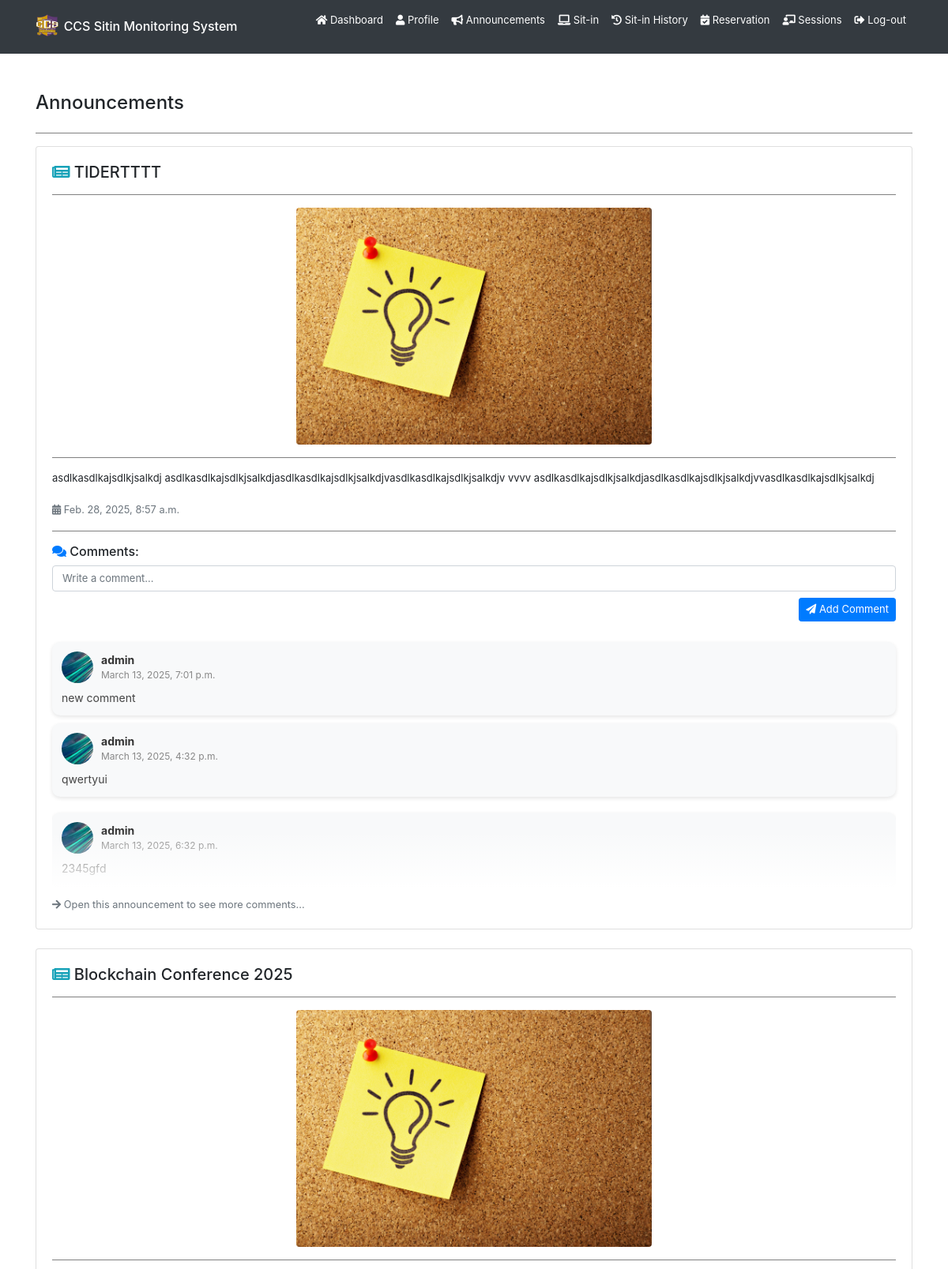
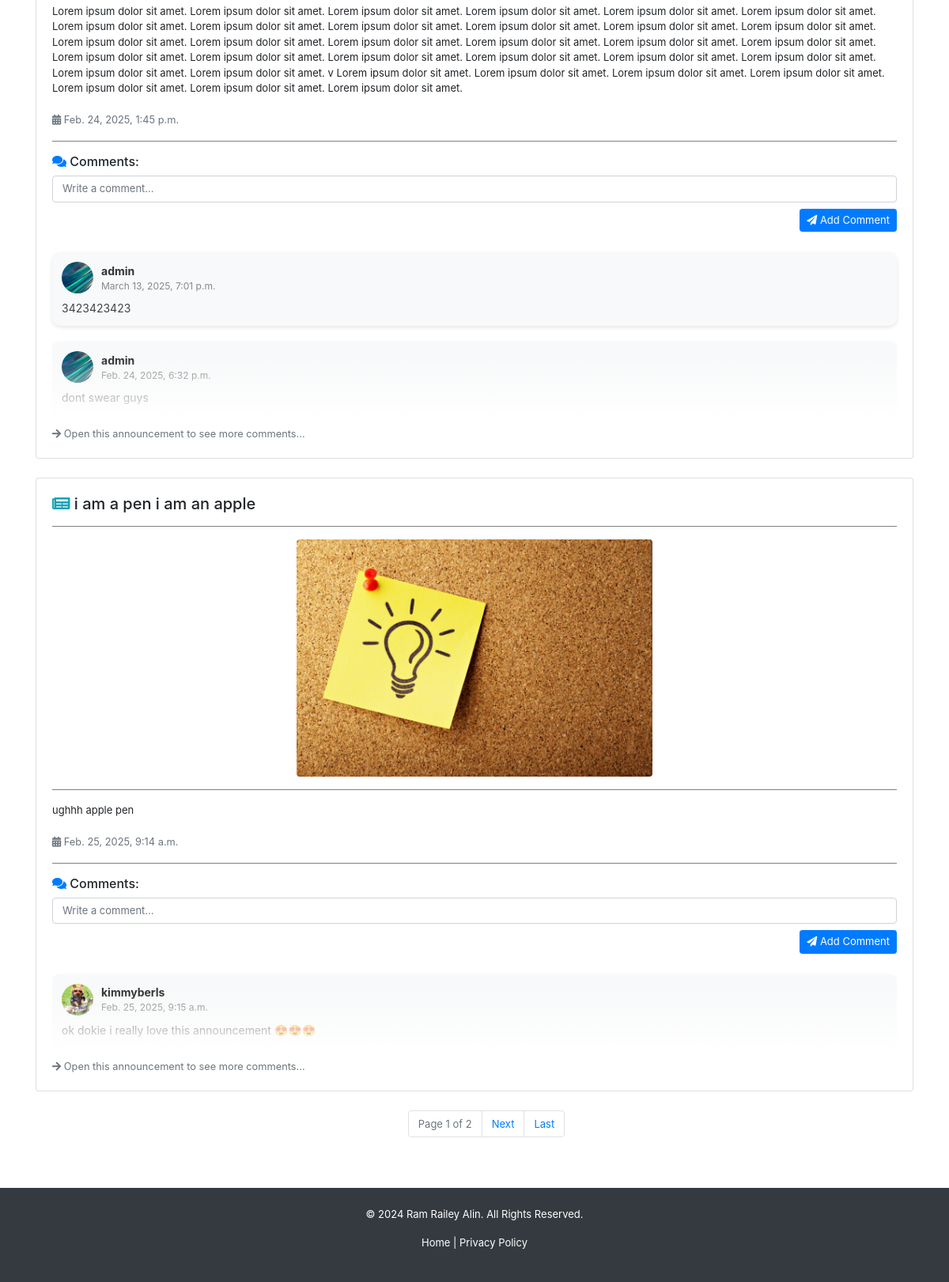
Page /announcements/ (signed in) on the committed database (2 pictures, top to bottom).
### backend/models.py (models this page shows, shortened)
class Announcement(models.Model):
    title = models.CharField(max_length=255, blank=True, null=True)
    content = models.TextField(blank=True, null=True)
    image = models.ImageField(upload_to="announcements/", default="announcements/announcement.jpg", blank=True, null=True)
    date = models.DateTimeField(auto_now_add=True)
    updated_at = models.DateTimeField(auto_now=True)
    superuser = models.ForeignKey(User, on_delete=models.CASCADE, limit_choices_to={'is_superuser': True})

class AnnouncementComment(models.Model):
    comment = models.TextField(blank=True, null=True)
    date = models.DateTimeField(auto_now_add=True)
    updated_at = models.DateTimeField(auto_now=True)
    announcement = models.ForeignKey(Announcement, on_delete=models.CASCADE)
    user = models.ForeignKey(User, on_delete=models.CASCADE)

class Registration(models.Model):
    idno = models.IntegerField(primary_key=True)
    lastname = models.CharField(max_length=80, null=True, blank=True)
    firstname = models.CharField(max_length=80, null=True, blank=True)
    middlename = models.CharField(max_length=80, null=True, blank=True)
    course = models.CharField(max_length=80, choices=COURSE_CHOICES, null=True, blank=True)
    level = models.IntegerField(null=True, choices=LEVEL_CHOICES, blank=True)
    email = models.EmailField(max_length=80, null=True, blank=True)
    address = models.CharField(max_length=255, null=True, blank=True)
    sessions = models.IntegerField(default=30, null=True, blank=True)
    profilepicture_og = models.ImageField(upload_to="profiles/", default="profiles/default.jpg", blank=True, null=True)
    profilepicture_lg = models.ImageField(upload_to="profiles/", default="profiles/default_lg.jpg", blank=True, null=True)
    profilepicture_md = models.ImageField(upload_to="profiles/", default="profiles/default_md.jpg", blank=True, null=True)
    profilepicture_sm = models.ImageField(upload_to="profiles/", default="profiles/default_sm.jpg", blank=True, null=True)
    profiledescription = models.TextField(blank=True, null=True)
    username = models.OneToOneField(User, on_delete=models.CASCADE)

### backend/views.py (the view)
# urls.py: path('announcements/', views.announcements, name='user-announcements'),
@login_required
def announcements(request):
    if request.user.is_authenticated:
        announcements = Announcement.objects.all().order_by('-updated_at')
        announcementcomments = {}
        for announcement in announcements:
            comment = list(AnnouncementComment.objects.filter(announcement=announcement).order_by('-updated_at')[:5])
            announcementcomments[announcement.id] = comment
        paginator = Paginator(announcements, 3)
        page_number = request.GET.get('page')
        page_obj = paginator.get_page(page_number)
        try:
            register = Registration.objects.get(username=request.user)
        except Registration.DoesNotExist:
            register = request.user
        return render(request, 'backend/pages/announcements.html', context={'announcements': page_obj, 'announcementcomments': announcementcomments, 'register': register} )
    return redirect('/')

### backend/templatetags/custom_filters.py (called while the page is built)
@register.filter
def get_item(dictionary, key):
    return dictionary.get(key, [])

### backend/templates/backend/pages/announcements.html (shortened to what this page needs)
{% extends 'backend/base.html' %}
{% load static %}
{% load custom_filters %}
{% block content %}
<div class="container mt-5">
    <div class="d-flex align-items-center mb-4">
        <h4 class="m-0">Announcements</h4>
    </div>
    <hr>
    {% for announcement in announcements %}
    <div id="announcement-body" class="card mb-4 announcement-card shadow-sm">
        <div class="card-body">
            <h5 class="announcement-title">
                <i class="fas fa-newspaper text-info"></i> {{ announcement.title }}
            </h5>
            <hr>
            {% if announcement.image %}
            <div class="text-center">
                <img src="{{ announcement.image.url }}" alt="Announcement Image" class="img-fluid rounded" style="max-height: 300px; object-fit: cover;">
            </div>
            <hr>
            {% endif %}
            <p>{{ announcement.content }}</p>
            <small class="text-muted">
                <i class="fas fa-calendar-alt"></i> {{ announcement.date }}
            </small>
            <hr>
            <div>
                <h6><i class="fas fa-comments text-primary"></i> Comments:</h6>
                <form id="comment-form-{{ announcement.id }}">
                    <div class="form-group">
                        <textarea class="form-control comment-box" rows="1" placeholder="Write a comment..." style="resize: none; overflow-y: hidden;"
                        oninput="this.style.height = ''; this.style.height = this.scrollHeight + 'px'"
                        required></textarea>
                        <button type="button"
                            onclick="PostComment(this.parentElement.parentElement, '{{ announcement.id }}', '{{ csrf_token }}')"
                            class="btn btn-sm btn-primary float-right mt-2">
                            <i class="fas fa-paper-plane"></i> Add Comment
                        </button>
                    </div>
                </form>
                {% with announcement.announcementcomment_set.all as related_comments %}
                {% if related_comments %}
                    {% for comment in announcementcomments|get_item:announcement.id %}
                    {% if forloop.last %}
                    <div class="fade-wrapper">
                    {% endif %}
                        <div class="comment-card">
                            <div class="comment-header">
                                <img src="{{ comment.user.registration.profilepicture_sm.url }}" alt="Profile Picture"
                                    class="comment-pic">
                                <div class="comment-user-info">
                                    <strong>{{ comment.user.username }}</strong>
                                    <span class="comment-date">{{ comment.date }}</span>
                                </div>
                            </div>
                            <div class="comment-body">
                                <p>{{ comment.comment }}</p>
                            </div>
                        </div>
                    {% if forloop.last %}
                    </div>
                    {% endif %}
                    {% endfor %}
                    <a href="{% url 'user-announcement' announcement.id %}" class="small text-muted">
                        <i class="fas fa-arrow-right"></i> Open this announcement to see more comments...
                    </a>
                {% else %}
                <p class="text-muted"><i class="fas fa-info-circle"></i> No comments yet.</p>
                {% endif %}
                {% endwith %}
            </div>
        </div>
    </div>
    {% empty %}
    <div class="card p-3 shadow-sm">
        <h5 class="text-muted"><i class="fas fa-exclamation-circle"></i> No announcements available.</h5>
    </div>
    {% endfor %}
    <div class="pagination mt-3 d-flex flex-column justify-content-center">
        <nav aria-label="Announcements pagination">
            <ul class="pagination justify-content-center">
                <li class="page-item disabled">
                    <span class="page-link">Page {{ announcements.number }} of {{ announcements.paginator.num_pages }}</span>
                </li>
                {% if announcements.has_next %}
                <li class="page-item">
                    <a class="page-link" href="?page={{ announcements.next_page_number }}">Next</a>
                </li>
                <li class="page-item">
                    <a class="page-link" href="?page={{ announcements.paginator.num_pages }}">Last</a>
                </li>
                {% endif %}
            </ul>
        </nav>
    </div>
</div>
{% endblock %}

### backend/static/backend/css/styles.css (style rules this page uses)
* { box-sizing: border-box; padding: 0; margin: 0; }
li { text-decoration: none; }
p { font-size: small; }
button { font-size: small; }
.btn { font-size: small; }
form { display: flex; flex-direction: column; row-gap: 10px; }
hr { width: 100%; border: none; border-top: 1px solid gray; }
ul { font-size: small; margin-left: 30px; }
.comment-card { background: #f8f9fa; border-radius: 10px; padding: 12px; margin: 10px 0; display: flex; flex-direction: column; box-shadow: 0 2px 5px rgba(0, 0, 0, 0.1); }
.comment-header { display: flex; align-items: center; margin-bottom: 8px; }
.comment-pic { width: 40px; height: 40px; border-radius: 50%; object-fit: cover; margin-right: 10px; }
.comment-user-info { display: flex; flex-direction: column; }
.comment-user-info strong { font-size: 14px; color: #333; }
.comment-date { font-size: 12px; color: #888; }
.comment-body p { font-size: 14px; margin: 0; color: #444; }
input[type="text"], input[type="email"], input[type="password"], input[type="number"], input[type="search"], input[type="tel"], input[type="url"], input[type="date"], input[type="datetime-local"], input[type="month"], input[type="week"], input[type="time"], textarea, select { font-size: small !important; }

### backend/templates/backend/pages/announcements.html (style rules this page uses)
.fade-wrapper { position: relative; overflow: hidden; }
.fade-wrapper::after { content: ''; position: absolute; bottom: 0; left: 0; right: 0; height: 80px; background: linear-gradient(to bottom, rgba(255, 255, 255, 0), rgba(255, 255, 255, 1) 90%); pointer-events: none; }
.fade-wrapper::before { content: ''; position: absolute; bottom: 0; left: 0; right: 0; height: 1px; background: linear-gradient(to right, rgba(0, 0, 0, 0.1), rgba(0, 0, 0, 0.1) 50%, rgba(0, 0, 0, 0)); pointer-events: none; }

### rows in the picture
Announcement: title "TIDERTTTT", image (picture), content "asdlkasdlkajsdlkjsalkdj asdlkasdlkajsdlkjsalkdjasdlkasdlkajsdlkjsalkdjvasdlkasdlkajsdlkjsalkdjv vvvv asdlkasdlkajsdlkjsalkdjasdlkasdlkajsdlkjsalkdjvvasdlkasdlkajsdlkjsalkdj", date "Feb. 28, 2025, 8:57 a.m."
AnnouncementComment: user.registration.profilepicture_sm (picture), user.username "admin", date "March 13, 2025, 7:01 p.m.", comment "new comment"
AnnouncementComment: user.registration.profilepicture_sm (picture), user.username "admin", date "March 13, 2025, 4:32 p.m.", comment "qwertyui"
AnnouncementComment: user.registration.profilepicture_sm (picture), user.username "admin", date "March 13, 2025, 6:32 p.m.", comment "2345gfd"
Announcement: title "Blockchain Conference 2025", image (picture), content "Lorem ipsum dolor sit amet. Lorem ipsum dolor sit amet. Lorem ipsum dolor sit amet. Lorem ipsum dolor sit amet. Lorem ipsum dolor sit amet. Lorem ipsum dolor sit amet. Lorem ipsum dolor sit amet. Lorem ipsum dolor sit amet. Lorem ipsum dolor sit amet. Lorem ipsum dolor sit amet. Lorem ipsum dolor sit amet. Lorem ipsum dolor sit amet. Lorem ipsum dolor sit amet. Lorem ipsum dolor sit amet. Lorem ipsum dolor sit amet. Lorem ipsum dolor sit amet. Lorem ipsum dolor sit amet. Lorem ipsum dolor sit amet. Lorem ipsum dolor sit amet. Lorem ipsum dolor sit amet. Lorem ipsum dolor sit amet. Lorem ipsum dolor sit amet. Lorem ipsum dolor sit amet. Lorem ipsum dolor sit amet. Lorem ipsum dolor sit amet.…", date "Feb. 24, 2025, 1:45 p.m."
AnnouncementComment: user.registration.profilepicture_sm (picture), user.username "admin", date "March 13, 2025, 7:01 p.m.", comment "3423423423"
AnnouncementComment: user.registration.profilepicture_sm (picture), user.username "admin", date "Feb. 24, 2025, 6:32 p.m.", comment "dont swear guys"
Announcement: title "i am a pen i am an apple", image (picture), content "ughhh apple pen", date "Feb. 25, 2025, 9:14 a.m."
AnnouncementComment: user.registration.profilepicture_sm (picture), user.username "kimmyberls", date "Feb. 25, 2025, 9:15 a.m.", comment "ok dokie i really love this announcement 😍😍😍"

### other values in the picture
{{ announcements.number }} "1"
{{ announcements.paginator.num_pages }} "2"
